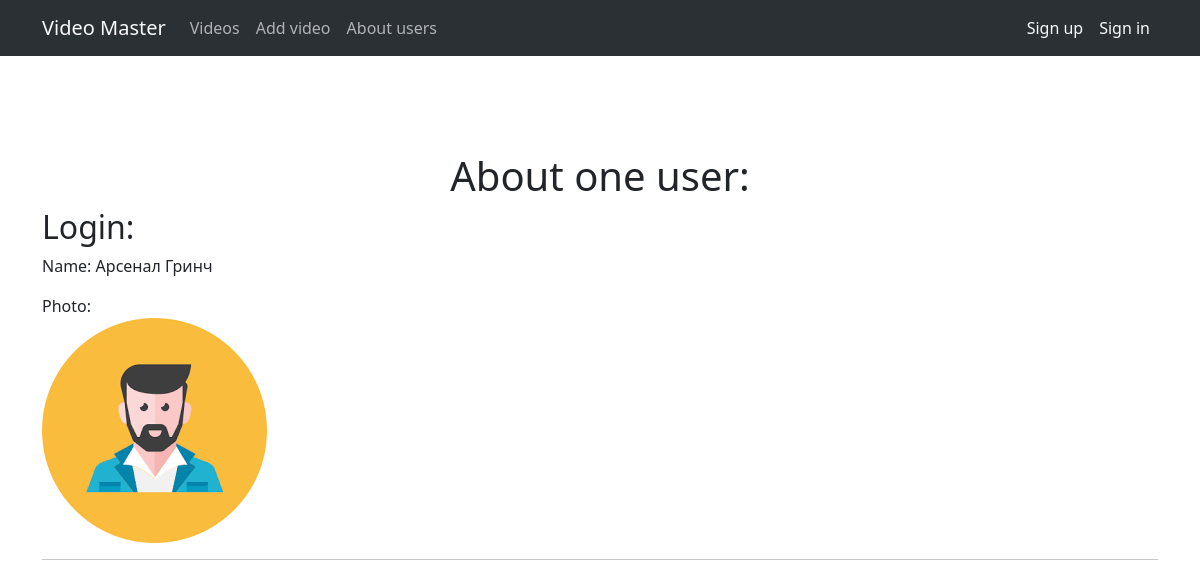
The app's page /user/arsenal-grinch/ with its own data.
### mainapp/models.py (models this page shows, shortened)
class User(models.Model):
    username = models.CharField(max_length=255, verbose_name='Логин')
    slug = models.SlugField(max_length=255, unique=True, db_index=True, verbose_name='URL')
    first_name = models.CharField(max_length=255, verbose_name='Имя')
    last_name = models.CharField(max_length=255, verbose_name='Фамилия')
    password = models.CharField(max_length=255)
    icon = models.ImageField(upload_to='icons/', verbose_name='Аватар')
    class Meta:
        verbose_name = 'Пользователь/автор'
        verbose_name_plural = 'Пользователи/авторы'
        ordering = ['username', 'last_name', 'first_name']

### mainapp/views.py (the view)
# urls.py: path('user/<slug:user_slug>/', UserView.as_view(), name='user'),
class UserView(DetailView):
    model = User
    template_name = 'mainapp/user.html'
    slug_url_kwarg = 'user_slug'

### mainapp/templates/mainapp/user.html
{% extends 'mainapp/base.html' %}
{% block content %}
    <h1 class="text-center mt-5 pt-5">About one user:</h1>
    <h2>Login: {{ user.login }}</h2>
    <p>Name: {{ user.first_name }} {{ user.last_name }}</p>
    <div>Photo:</div>
    <p><img src="/media/{{user.icon}}" alt=""></p>
    <hr>
{% endblock %}

### records on screen
User: first_name "Арсенал", last_name "Гринч", icon (picture)
